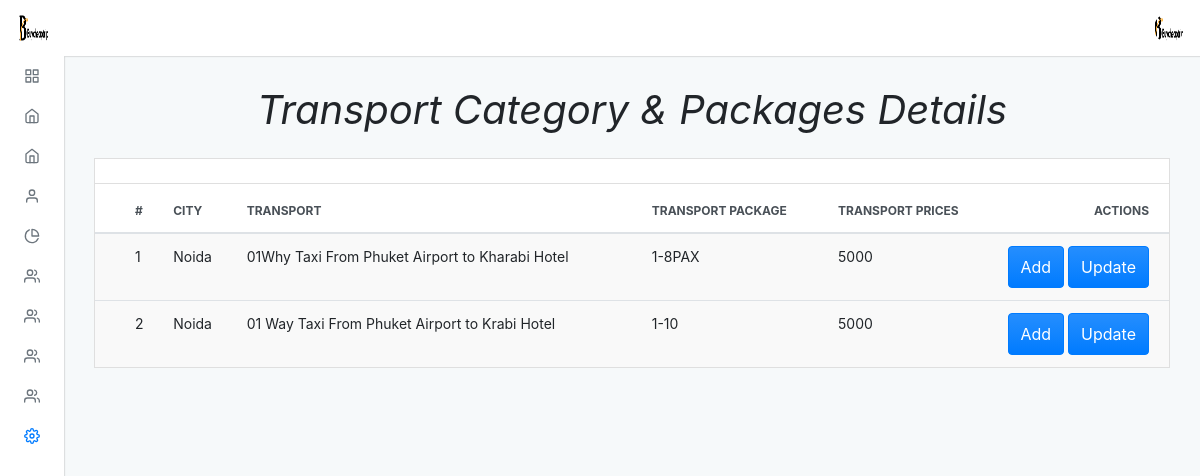
Page /admin/default/transport_category_all.php (signed in) on the committed database.
### tables this page shows
CREATE TABLE `transport` (
  `trans_id` int(11) NOT NULL,
  `transport_name` varchar(150) NOT NULL,
  `prices` double NOT NULL,
  `tcity_id` int(11) NOT NULL
);

CREATE TABLE `cities` (
  `city_id` int(11) NOT NULL,
  `city_name` varchar(100) NOT NULL
);

CREATE TABLE `transport_category` (
  `tranport_cat_id` int(11) NOT NULL,
  `transport_category` varchar(150) NOT NULL,
  `prices` double NOT NULL,
  `transref_id` int(100) NOT NULL
);

### admin/default/transport_category_all.php (the view, shortened to what this page needs)
<?php
include "../../connection.php";
?>
<?php $page = "setting";
include("./incluede/header.php") ?>
<div class="adminx-content">
    <div class="adminx-main-content">
        <div class="container-fluid">
            <div class="pb-3">
                <h1><b><i>Transport Category & Packages Details</i></b></h1>
            </div>
            <div class="row">
                <div class="col">
                    <div class="card mb-grid">
                        <div class="card-header d-flex justify-content-between align-items-center">
                        </div>
                        <div class="table-responsive-md">
                            <table class="table table-actions table-striped table-hover mb-0">
                                <thead>
                                    <tr>
                                        <th scope="col">
                                            <label class="custom-control custom-checkbox m-0 p-0">
                                            </label>
                                        </th>
                                        <th scope="col">#</th>
                                        <th scope="col">City</th>
                                        <th scope="col">Transport</th>
                                        <th scope="col">Transport Package</th>
                                        <th scope="col">Transport Prices</th>
                                        <th scope="col">Actions</th>
                                    </tr>
                                </thead>
                                <tbody>
                                    <?php
                                    $query = "SELECT transport.trans_id, transport.transport_name, cities.city_name,transport_category.tranport_cat_id, transport_category.transport_category, transport_category.prices
                                               FROM transport
                                               JOIN cities ON transport.tcity_id = cities.city_id
                                               JOIN transport_category ON transport.trans_id = transport_category.transref_id
                                               ORDER BY cities.city_name ASC";
                                    $res = mysqli_query($conn, $query);
                                    $a = 1;
                                    while ($row = mysqli_fetch_assoc($res)) {
                                    ?>
                                        <tr>
                                            <th scope="row">
                                                <label class="custom-control custom-checkbox m-0 p-0">
                                                </label>
                                            </th>
                                            <td><?php echo $a ?></td>
                                            <td><?php echo $row['city_name'] ?></td>
                                            <td><?php echo $row['transport_name'] ?></td>
                                            <td><?php echo $row['transport_category'] ?></td>
                                            <td><?php echo $row['prices'] ?></td>
                                            <td>
                                                <a href="transport_category"><button type="button" class="btn btn-primary waves-effect waves-light add">Add</button></a>
                                                <a href="transport_category_update?tranport_cat_id=<?php echo $row['tranport_cat_id']; ?>"><button type="button" class="btn btn-primary waves-effect waves-light add">Update</button></a>
                                            </td>
                                        <tr>
                                        <?php
                                        ++$a;
                                    }
                                        ?>
                                        <?php include("./incluede/footer.php") ?>

### admin/default/incluede/header.php (shortened to what this page needs)
<!DOCTYPE html>
<html lang="en">
<head>
  <link rel="stylesheet" type="text/css" href="./dist/css/adminx.css" media="screen" />
</head>
<body class=" virat">
  <div class="adminx-container">
    <?php
    $query = "select * from admin_login";
    $result = mysqli_query($conn, $query);
    while ($row = mysqli_fetch_assoc($result)) {
    ?>
      <nav class="navbar navbar-expand justify-content-between fixed-top virat_1">
        <a class="navbar-brand mb-0 h1 d-none d-md-block" href="admin">
          <img src="../upload/<?php echo $row['image']; ?>" class="navbar-brand-image d-inline-block align-top mr-2" class="circle" alt="">
        </a>
        <ul class="navbar-nav d-flex justify-content-end mr-2">
          <li class="nav-item dropdown">
            <a class="nav-link avatar-with-name" id="navbarDropdownMenuLink" data-toggle="dropdown" href="#">
              <img src="../upload/<?php echo $row['image']; ?>" class="d-inline-block align-top" class="rounded" alt="">
            </a>
          </li>
        </ul>
      <?php
    }
      ?>
      </nav>
      <div class="adminx-sidebar expand-hover push">
        <ul class="sidebar-nav">
          <li class="sidebar-nav-item">
            <a href="admin" class="sidebar-nav-link <?php if ($page == 'home') {
                                                      echo 'active';
                                                    } ?>">
              <span class="sidebar-nav-icon">
                <i data-feather="grid"></i>
              </span>
            </a>
          </li>
          <li class="sidebar-nav-item">
            <a class="sidebar-nav-link <?php if ($page == 'thailand') {
                                          echo 'active';
                                        } ?> collapsed" data-toggle="collapse" href="#examplepackage" aria-expanded="false" aria-controls="examplepackage">
              <span class="sidebar-nav-icon">
                <i data-feather="home"></i>
              </span>
            </a>
          </li>
          <li class="sidebar-nav-item">
            <a class="sidebar-nav-link <?php if ($page == 'slider') {
                                          echo 'active';
                                        } ?> collapsed" data-toggle="collapse" href="#example" aria-expanded="false" aria-controls="example">
              <span class="sidebar-nav-icon">
                <i data-feather="home"></i>
              </span>
            </a>
          </li>
          <li class="sidebar-nav-item">
            <a class=" sidebar-nav-link <?php if ($page == 'about') {
                                          echo 'active';
                                        } ?> collapsed" data-toggle="collapse" href="#exampl_a" aria-expanded="false" aria-controls="exampl_a">
              <span class="sidebar-nav-icon">
                <i data-feather="user"></i>
              </span>
            </a>
          </li>
          <li class="sidebar-nav-item">
            <a class=" sidebar-nav-link <?php if ($page == 'our') {
                                          echo 'active';
                                        } ?> collapsed" data-toggle="collapse" href="#examp" aria-expanded="false" aria-controls="examp">
              <span class="sidebar-nav-icon">
                <i data-feather="pie-chart"></i>
              </span>
            </a>
          </li>
          <li class="sidebar-nav-item">
            <a class=" sidebar-nav-link <?php if ($page == 'transport') {
                                          echo 'active';
                                        } ?> collapsed" data-toggle="collapse" href="#exa_team" aria-expanded="false" aria-controls="exa_team">
              <span class="sidebar-nav-icon">
                <i data-feather="users"></i>
              </span>
            </a>
          </li>
          <li class="sidebar-nav-item">
            <a class=" sidebar-nav-link <?php if ($page == 'transport') {
                                          echo 'active';
                                        } ?> collapsed" data-toggle="collapse" href="#exa_team89" aria-expanded="false" aria-controls="exa_team89">
              <span class="sidebar-nav-icon">
                <i data-feather="users"></i>
              </span>
            </a>
          </li>
          <li class="sidebar-nav-item">
            <a class=" sidebar-nav-link <?php if ($page == 'transport') {
                                          echo 'active';
                                        } ?> collapsed" data-toggle="collapse" href="#exa_team99" aria-expanded="false" aria-controls="exa_team99">
              <span class="sidebar-nav-icon">
                <i data-feather="users"></i>
              </span>
            </a>
          </li>
          <li class="sidebar-nav-item">
            <a class=" sidebar-nav-link <?php if ($page == 'users') {
                                          echo 'active';
                                        } ?> collapsed" data-toggle="collapse" href="#exa_team98" aria-expanded="false" aria-controls="exa_team98">
              <span class="sidebar-nav-icon">
                <i data-feather="users"></i>
              </span>
            </a>
          </li>
          <li class="sidebar-nav-item">
            <a class=" sidebar-nav-link <?php if ($page == 'setting') {
                                          echo 'active';
                                        } ?> collapsed" data-toggle="collapse" href="#ex" aria-expanded="false" aria-controls="ex">
              <span class="sidebar-nav-icon">
                <i data-feather="settings"></i>
              </span>
            </a>
      </div>

### admin/default/incluede/header.php (style rules this page uses)
.pb-3 { text-align: center; }

### rows in the picture
transport: cities.city_name "Noida", transport_name "01Why Taxi From Phuket Airport to Kharabi Hotel", transport_category.transport_category "1-8PAX", transport_category.prices "5000"
transport: cities.city_name "Noida", transport_name "01 Way Taxi From Phuket Airport to Krabi Hotel", transport_category.transport_category "1-10", transport_category.prices "5000"
